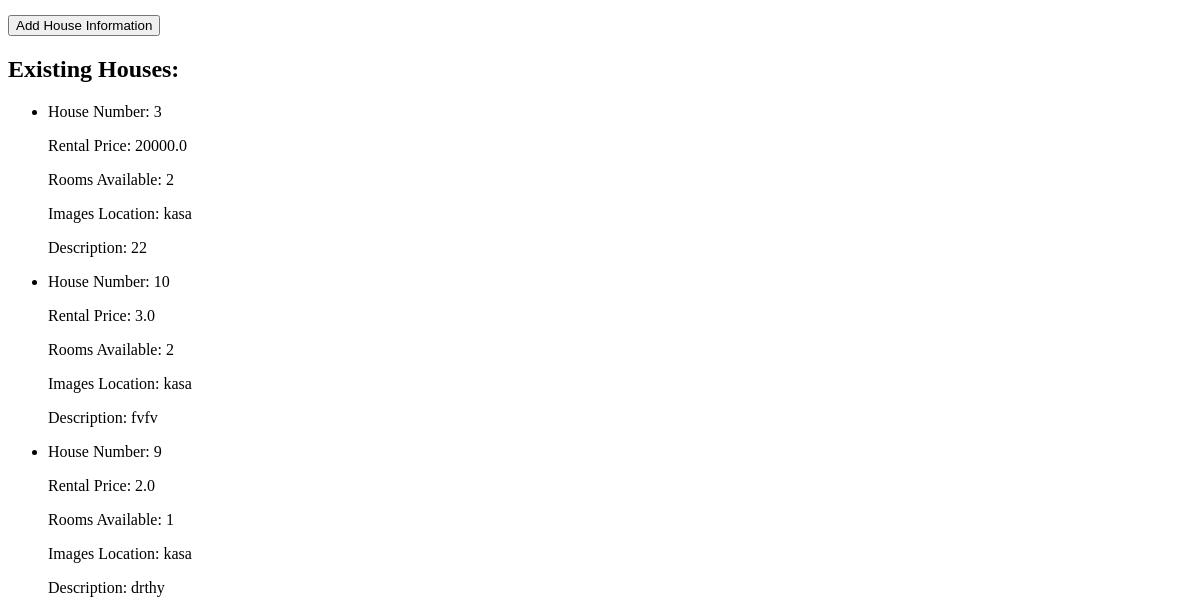
The page /plot_info/3 (lower part) on the database as committed earlier.
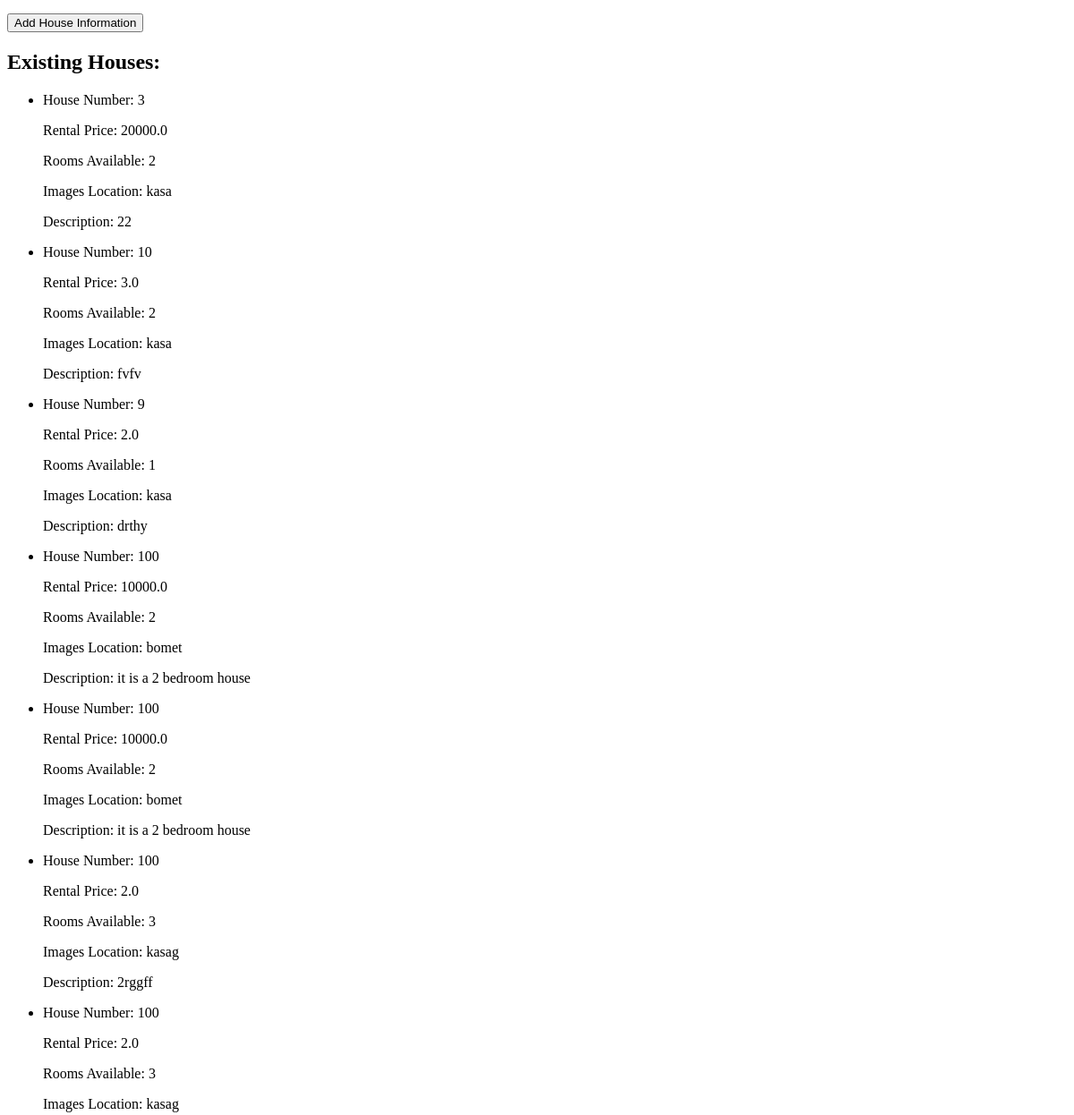
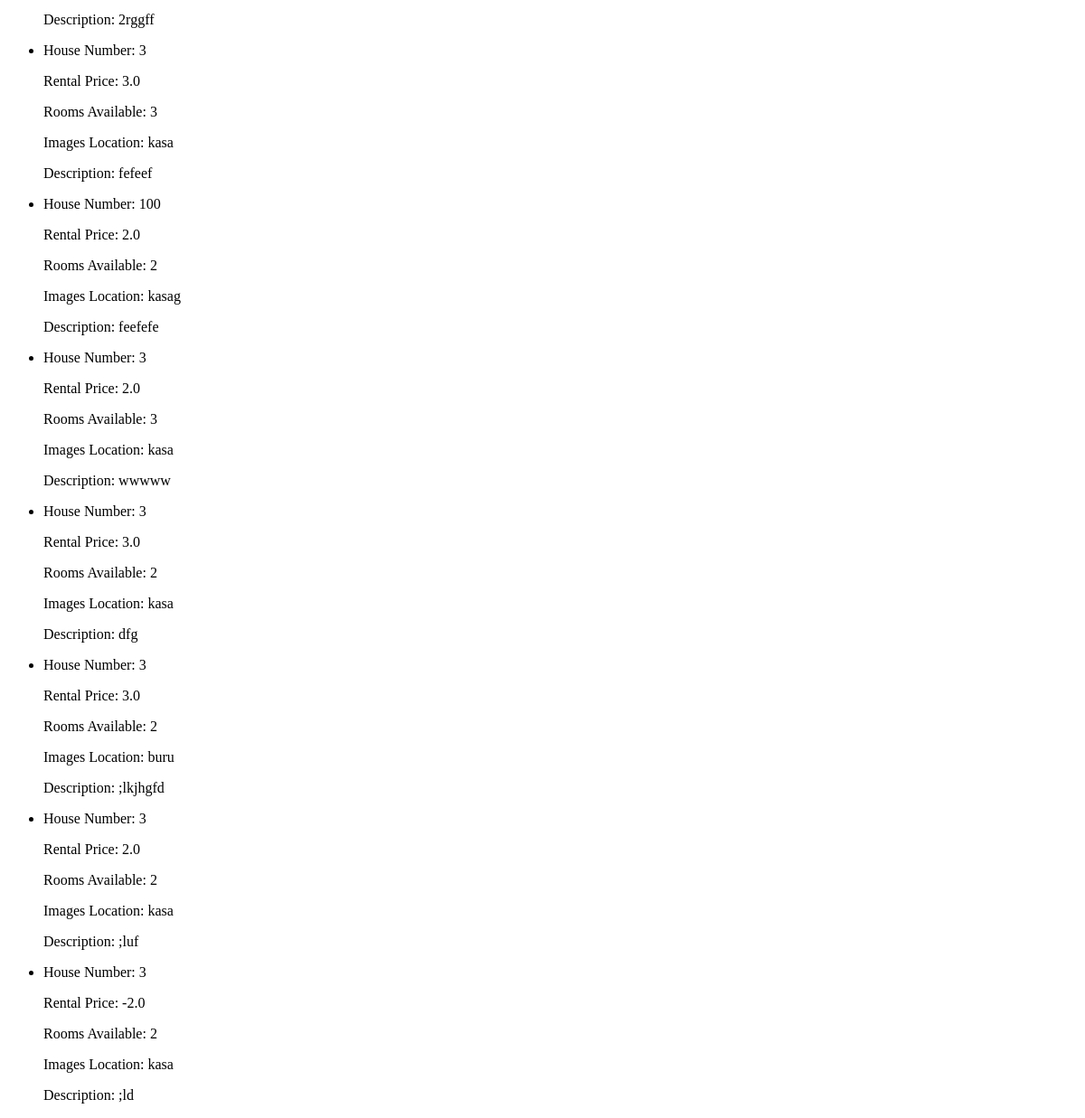
The same page on the database as committed later (2 pictures, top to bottom).
### app/models.py (models this page shows)
class HouseInformation(Base):
    __tablename__ = 'house_information'
    id = Column(Integer, primary_key=True)
    plot_id = Column(Integer, ForeignKey('plot_information.id'), nullable=False)
    phone_number = Column(String(50), nullable=False)
    house_number = Column(String(50), nullable=False)
    rental_price = Column(Float, nullable=False)
    rooms_available = Column(Integer, nullable=False)
    images_location = Column(String(100), nullable=False)
    description = Column(String(200), nullable=False)

### app/views.py (the view)
@app.route('/plot_info/<int:plot_id>')
def plot_info(plot_id):
    plot = db_session.query(PlotInformation).filter_by(id=plot_id).first()
    if plot:
        houses = db_session.query(HouseInformation).filter_by(plot_id=plot_id).all()
        return render_template('plot_info.html', plot=plot, houses=houses)
    else:
        return 'Plot not found!'

### app/templates/plot_info.html (shortened to what this page needs)
<!DOCTYPE html>
<html>
<head>
</head>
<body>
    <form method="post">
        <input type="text" name="phone_number" required><br><br>
        <input type="text" name="house_number" required><br><br>
        <input type="number" name="rental_price" required><br><br>
        <input type="number" name="rooms_available" required><br><br>
        <input type="text" name="images_location" required><br><br>
        <textarea name="description" rows="4" cols="50" required></textarea><br><br>
        <input type="submit" value="Add House Information">
    </form>
    <h2>Existing Houses:</h2>
    <ul>
        {% for house in houses %}
        <li>
            <p>House Number: {{ house.house_number }}</p>
            <p>Rental Price: {{ house.rental_price }}</p>
            <p>Rooms Available: {{ house.rooms_available }}</p>
            <p>Images Location: {{ house.images_location }}</p>
            <p>Description: {{ house.description }}</p>
        </li>
        {% endfor %}
    </ul>
</body>
</html>

Rows that differ between the two databases and show on the page:
added HouseInformation: house_number "100", rental_price "10000.0", rooms_available "2", images_location "bomet", description "it is a 2 bedroom house"
added HouseInformation: house_number "100", rental_price "10000.0", rooms_available "2", images_location "bomet", description "it is a 2 bedroom house"
added HouseInformation: house_number "100", rental_price "2.0", rooms_available "3", images_location "kasag", description "2rggff"
added HouseInformation: house_number "100", rental_price "2.0", rooms_available "3", images_location "kasag", description "2rggff"
added HouseInformation: house_number "3", rental_price "3.0", rooms_available "3", images_location "kasa", description "fefeef"
added HouseInformation: house_number "100", rental_price "2.0", rooms_available "2", images_location "kasag", description "feefefe"
added HouseInformation: house_number "3", rental_price "2.0", rooms_available "3", images_location "kasa", description "wwwww"
added HouseInformation: house_number "3", rental_price "3.0", rooms_available "2", images_location "kasa", description "dfg"
added HouseInformation: house_number "3", rental_price "3.0", rooms_available "2", images_location "buru", description ";lkjhgfd"
added HouseInformation: house_number "3", rental_price "2.0", rooms_available "2", images_location "kasa", description ";luf"
added HouseInformation: house_number "3", rental_price "-2.0", rooms_available "2", images_location "kasa", description ";ld"
